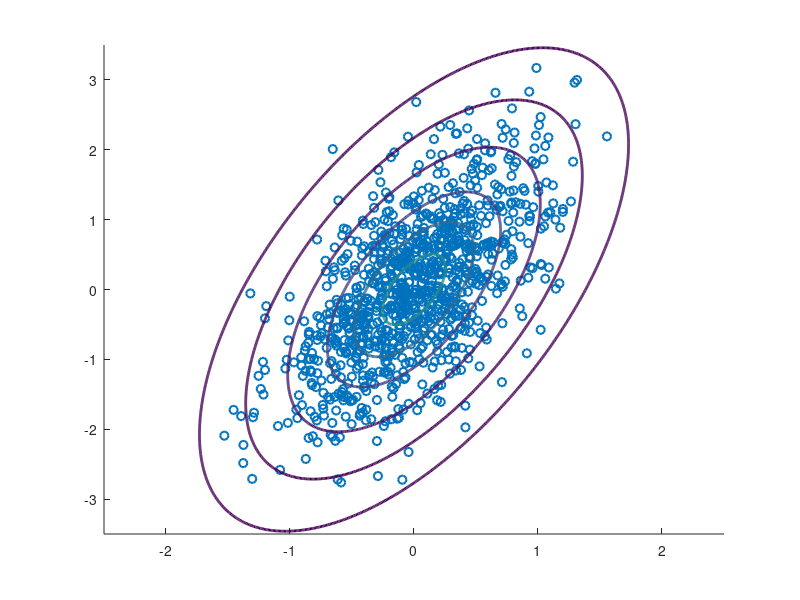

MATLAB code to generate this figure:
% Mean of Random Vector
X = randn(100,2);
mX = mean(X,2);
covX = cov(X);

% 2D Visualisation Overlay of Random Numbers with Gaussian Cotntour
x  = mvnrnd([0 0],[.25 .3; .3 1],1000);
x1 = -2.5:.01:2.5;
x2 = -3.5:.01:3.5;
[X1,X2] = meshgrid(x1,x2);
F = mvnpdf([X1(:) X2(:)],[0 0],[.25 .3; .3 1]);
F = reshape(F,length(x2),length(x1));

figure(1);
scatter(x(:,1),x(:,2),'rx', 'LineWidth', 1.5); hold on;
contour(x1,x2,F,[.001 .01 .05:.1:.95 .99 .999], 'LineWidth', 2);


% Transformation of Multidimensional Gaussian
g     = mvnrnd([0,0],[1 0; 0 1],1000);
Sigma = [3 -0.5; -0.5 1];
mu    = [1; -2];
y     = Sigma^(0.5)*g' + mu;

% Principal Component Analysis
p = mvnrnd([0,0],[2 -1.9; -1.9 2],1000);
covP = cov(p);
[U,S] = eig(covP);
U(:,1) % Principle components
U(:,2) % Principle components